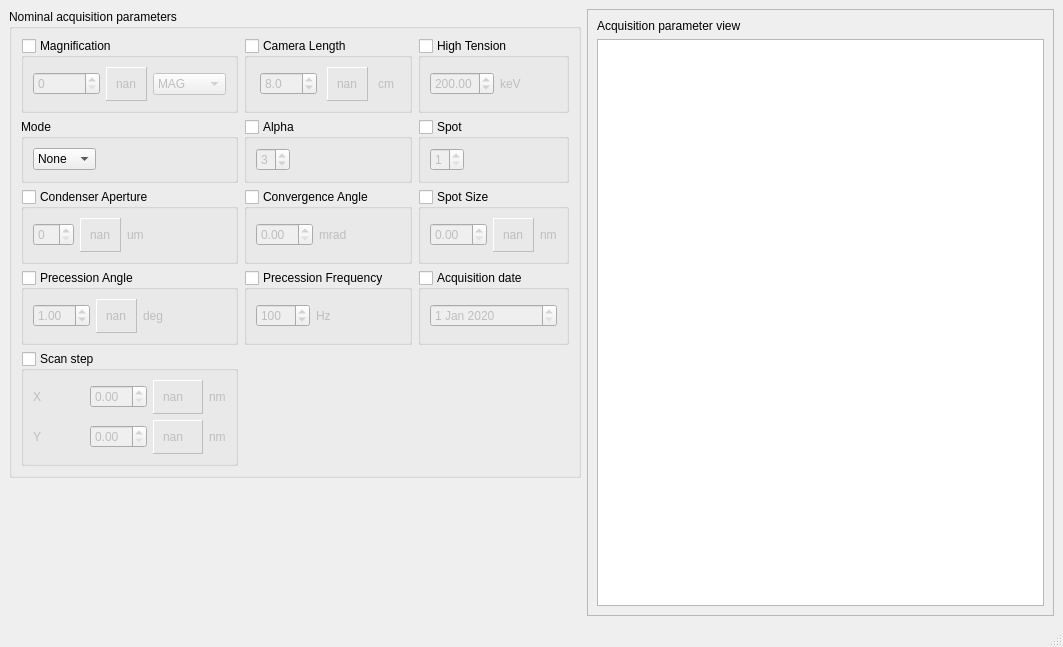
<?xml version="1.0" encoding="UTF-8"?>
<ui version="4.0">
 <class>MainWindow</class>
 <widget class="QMainWindow" name="MainWindow">
  <property name="geometry">
   <rect>
    <x>0</x>
    <y>0</y>
    <width>1063</width>
    <height>647</height>
   </rect>
  </property>
  <property name="windowTitle">
   <string>MainWindow</string>
  </property>
  <widget class="QWidget" name="centralwidget">
   <layout class="QGridLayout" name="gridLayout">
    <item row="0" column="0" alignment="Qt::AlignLeft|Qt::AlignTop">
     <widget class="QGroupBox" name="nominalValues">
      <property name="sizePolicy">
       <sizepolicy hsizetype="Maximum" vsizetype="Maximum">
        <horstretch>0</horstretch>
        <verstretch>0</verstretch>
       </sizepolicy>
      </property>
      <property name="title">
       <string>Nominal acquisition parameters</string>
      </property>
      <layout class="QGridLayout" name="gridLayout_5">
       <item row="2" column="3">
        <widget class="QGroupBox" name="spotGroupBox">
         <property name="title">
          <string>Spot</string>
         </property>
         <property name="checkable">
          <bool>true</bool>
         </property>
         <property name="checked">
          <bool>false</bool>
         </property>
         <layout class="QVBoxLayout" name="verticalLayout_9">
          <item>
           <widget class="QSpinBox" name="spotSpinBox">
            <property name="sizePolicy">
             <sizepolicy hsizetype="Maximum" vsizetype="Maximum">
              <horstretch>0</horstretch>
              <verstretch>0</verstretch>
             </sizepolicy>
            </property>
            <property name="minimum">
             <number>1</number>
            </property>
            <property name="maximum">
             <number>3</number>
            </property>
           </widget>
          </item>
         </layout>
        </widget>
       </item>
       <item row="2" column="0">
        <widget class="QGroupBox" name="modeGroupBox">
         <property name="title">
          <string>Mode</string>
         </property>
         <layout class="QVBoxLayout" name="verticalLayout_8">
          <item>
           <widget class="QComboBox" name="modeSelector">
            <property name="sizePolicy">
             <sizepolicy hsizetype="Maximum" vsizetype="Maximum">
              <horstretch>0</horstretch>
              <verstretch>0</verstretch>
             </sizepolicy>
            </property>
            <item>
             <property name="text">
              <string>None</string>
             </property>
            </item>
            <item>
             <property name="text">
              <string>STEM</string>
             </property>
            </item>
            <item>
             <property name="text">
              <string>TEM</string>
             </property>
            </item>
            <item>
             <property name="text">
              <string>NBD</string>
             </property>
            </item>
            <item>
             <property name="text">
              <string>CBD</string>
             </property>
            </item>
           </widget>
          </item>
         </layout>
        </widget>
       </item>
       <item row="5" column="3">
        <widget class="QGroupBox" name="acquisitionDateGroupBox">
         <property name="title">
          <string>Acquisition date</string>
         </property>
         <property name="checkable">
          <bool>true</bool>
         </property>
         <property name="checked">
          <bool>false</bool>
         </property>
         <layout class="QHBoxLayout" name="horizontalLayout_2">
          <item>
           <widget class="QDateEdit" name="acquisitionDate">
            <property name="date">
             <date>
              <year>2020</year>
              <month>1</month>
              <day>1</day>
             </date>
            </property>
           </widget>
          </item>
         </layout>
        </widget>
       </item>
       <item row="3" column="1">
        <widget class="QGroupBox" name="convergenceAngleGroupBox">
         <property name="title">
          <string>Convergence Angle</string>
         </property>
         <property name="checkable">
          <bool>true</bool>
         </property>
         <property name="checked">
          <bool>false</bool>
         </property>
         <layout class="QHBoxLayout" name="horizontalLayout_5">
          <item>
           <widget class="QDoubleSpinBox" name="convergenceAngleSpinBox">
            <property name="sizePolicy">
             <sizepolicy hsizetype="Maximum" vsizetype="Maximum">
              <horstretch>0</horstretch>
              <verstretch>0</verstretch>
             </sizepolicy>
            </property>
            <property name="minimum">
             <double>0.000000000000000</double>
            </property>
            <property name="value">
             <double>0.000000000000000</double>
            </property>
           </widget>
          </item>
          <item>
           <widget class="QLabel" name="label_16">
            <property name="text">
             <string>mrad</string>
            </property>
           </widget>
          </item>
         </layout>
        </widget>
       </item>
       <item row="3" column="3">
        <widget class="QGroupBox" name="spotSizeGroupBox">
         <property name="title">
          <string>Spot Size</string>
         </property>
         <property name="checkable">
          <bool>true</bool>
         </property>
         <property name="checked">
          <bool>false</bool>
         </property>
         <layout class="QHBoxLayout" name="horizontalLayout_4">
          <item>
           <widget class="QDoubleSpinBox" name="spotSizeSpinBox">
            <property name="sizePolicy">
             <sizepolicy hsizetype="Maximum" vsizetype="Maximum">
              <horstretch>0</horstretch>
              <verstretch>0</verstretch>
             </sizepolicy>
            </property>
           </widget>
          </item>
          <item>
           <widget class="QFrame" name="frame_3">
            <property name="frameShape">
             <enum>QFrame::Panel</enum>
            </property>
            <property name="frameShadow">
             <enum>QFrame::Raised</enum>
            </property>
            <layout class="QHBoxLayout" name="horizontalLayout_10">
             <item>
              <widget class="QLabel" name="spotSizeIndicator">
               <property name="text">
                <string>nan</string>
               </property>
              </widget>
             </item>
            </layout>
           </widget>
          </item>
          <item>
           <widget class="QLabel" name="label_18">
            <property name="text">
             <string>nm</string>
            </property>
           </widget>
          </item>
         </layout>
        </widget>
       </item>
       <item row="1" column="1">
        <widget class="QGroupBox" name="cameraLengthGroupBox">
         <property name="title">
          <string>Camera Length</string>
         </property>
         <property name="checkable">
          <bool>true</bool>
         </property>
         <property name="checked">
          <bool>false</bool>
         </property>
         <layout class="QGridLayout" name="gridLayout_2">
          <item row="0" column="0">
           <widget class="QDoubleSpinBox" name="cameraLengthSpinBox">
            <property name="sizePolicy">
             <sizepolicy hsizetype="Maximum" vsizetype="Maximum">
              <horstretch>0</horstretch>
              <verstretch>0</verstretch>
             </sizepolicy>
            </property>
            <property name="decimals">
             <number>1</number>
            </property>
            <property name="minimum">
             <double>0.000000000000000</double>
            </property>
            <property name="maximum">
             <double>999.000000000000000</double>
            </property>
            <property name="value">
             <double>8.000000000000000</double>
            </property>
           </widget>
          </item>
          <item row="0" column="2">
           <widget class="QLabel" name="label_8">
            <property name="sizePolicy">
             <sizepolicy hsizetype="Maximum" vsizetype="Maximum">
              <horstretch>0</horstretch>
              <verstretch>0</verstretch>
             </sizepolicy>
            </property>
            <property name="text">
             <string>cm</string>
            </property>
           </widget>
          </item>
          <item row="0" column="1">
           <widget class="QFrame" name="frame">
            <property name="sizePolicy">
             <sizepolicy hsizetype="Maximum" vsizetype="Maximum">
              <horstretch>0</horstretch>
              <verstretch>0</verstretch>
             </sizepolicy>
            </property>
            <property name="frameShape">
             <enum>QFrame::Panel</enum>
            </property>
            <property name="frameShadow">
             <enum>QFrame::Raised</enum>
            </property>
            <layout class="QHBoxLayout" name="horizontalLayout_9">
             <item>
              <widget class="QLabel" name="cameraLengthIndicator">
               <property name="sizePolicy">
                <sizepolicy hsizetype="Maximum" vsizetype="Maximum">
                 <horstretch>0</horstretch>
                 <verstretch>0</verstretch>
                </sizepolicy>
               </property>
               <property name="text">
                <string>nan</string>
               </property>
              </widget>
             </item>
            </layout>
           </widget>
          </item>
         </layout>
        </widget>
       </item>
       <item row="1" column="0">
        <widget class="QGroupBox" name="magnificationGroupBox">
         <property name="title">
          <string>Magnification</string>
         </property>
         <property name="checkable">
          <bool>true</bool>
         </property>
         <property name="checked">
          <bool>false</bool>
         </property>
         <layout class="QGridLayout" name="gridLayout_4">
          <item row="0" column="2">
           <widget class="QComboBox" name="magnificationSelector">
            <property name="sizePolicy">
             <sizepolicy hsizetype="Maximum" vsizetype="Fixed">
              <horstretch>0</horstretch>
              <verstretch>0</verstretch>
             </sizepolicy>
            </property>
            <item>
             <property name="text">
              <string>MAG</string>
             </property>
            </item>
            <item>
             <property name="text">
              <string>SAMAG</string>
             </property>
            </item>
           </widget>
          </item>
          <item row="0" column="1">
           <widget class="QFrame" name="frame_4">
            <property name="sizePolicy">
             <sizepolicy hsizetype="Maximum" vsizetype="Maximum">
              <horstretch>0</horstretch>
              <verstretch>0</verstretch>
             </sizepolicy>
            </property>
            <property name="frameShape">
             <enum>QFrame::Panel</enum>
            </property>
            <property name="frameShadow">
             <enum>QFrame::Raised</enum>
            </property>
            <layout class="QHBoxLayout" name="horizontalLayout_8">
             <item>
              <widget class="QLabel" name="magIndicator">
               <property name="text">
                <string>nan</string>
               </property>
              </widget>
             </item>
            </layout>
           </widget>
          </item>
          <item row="0" column="0">
           <widget class="QSpinBox" name="magnificationSpinBox">
            <property name="sizePolicy">
             <sizepolicy hsizetype="Maximum" vsizetype="Maximum">
              <horstretch>0</horstretch>
              <verstretch>0</verstretch>
             </sizepolicy>
            </property>
            <property name="minimum">
             <number>0</number>
            </property>
            <property name="maximum">
             <number>100000</number>
            </property>
            <property name="value">
             <number>0</number>
            </property>
           </widget>
          </item>
         </layout>
        </widget>
       </item>
       <item row="2" column="1">
        <widget class="QGroupBox" name="alphaGroupBox">
         <property name="title">
          <string>Alpha</string>
         </property>
         <property name="checkable">
          <bool>true</bool>
         </property>
         <property name="checked">
          <bool>false</bool>
         </property>
         <layout class="QVBoxLayout" name="verticalLayout_10">
          <item>
           <widget class="QSpinBox" name="alphaSpinBox">
            <property name="sizePolicy">
             <sizepolicy hsizetype="Maximum" vsizetype="Maximum">
              <horstretch>0</horstretch>
              <verstretch>0</verstretch>
             </sizepolicy>
            </property>
            <property name="minimum">
             <number>1</number>
            </property>
            <property name="maximum">
             <number>5</number>
            </property>
            <property name="value">
             <number>3</number>
            </property>
           </widget>
          </item>
         </layout>
        </widget>
       </item>
       <item row="1" column="3">
        <widget class="QGroupBox" name="highTensionGroupBox">
         <property name="title">
          <string>High Tension</string>
         </property>
         <property name="checkable">
          <bool>true</bool>
         </property>
         <property name="checked">
          <bool>false</bool>
         </property>
         <layout class="QHBoxLayout" name="horizontalLayout_3">
          <item>
           <widget class="QDoubleSpinBox" name="highTensionSpinBox">
            <property name="minimum">
             <double>-1.000000000000000</double>
            </property>
            <property name="maximum">
             <double>300.000000000000000</double>
            </property>
            <property name="value">
             <double>200.000000000000000</double>
            </property>
           </widget>
          </item>
          <item>
           <widget class="QLabel" name="label_17">
            <property name="text">
             <string>keV</string>
            </property>
           </widget>
          </item>
         </layout>
        </widget>
       </item>
       <item row="3" column="0">
        <widget class="QGroupBox" name="condenserApertureGroupBox">
         <property name="sizePolicy">
          <sizepolicy hsizetype="Preferred" vsizetype="Preferred">
           <horstretch>0</horstretch>
           <verstretch>0</verstretch>
          </sizepolicy>
         </property>
         <property name="title">
          <string>Condenser Aperture</string>
         </property>
         <property name="checkable">
          <bool>true</bool>
         </property>
         <property name="checked">
          <bool>false</bool>
         </property>
         <layout class="QHBoxLayout" name="horizontalLayout_14">
          <item>
           <widget class="QSpinBox" name="condenserApertureSpinBox">
            <property name="sizePolicy">
             <sizepolicy hsizetype="Maximum" vsizetype="Maximum">
              <horstretch>0</horstretch>
              <verstretch>0</verstretch>
             </sizepolicy>
            </property>
           </widget>
          </item>
          <item>
           <widget class="QFrame" name="frame_7">
            <property name="sizePolicy">
             <sizepolicy hsizetype="Maximum" vsizetype="Maximum">
              <horstretch>0</horstretch>
              <verstretch>0</verstretch>
             </sizepolicy>
            </property>
            <property name="frameShape">
             <enum>QFrame::Panel</enum>
            </property>
            <property name="frameShadow">
             <enum>QFrame::Raised</enum>
            </property>
            <layout class="QHBoxLayout" name="horizontalLayout_11">
             <item>
              <widget class="QLabel" name="condenserApertureIndicator">
               <property name="text">
                <string>nan</string>
               </property>
              </widget>
             </item>
            </layout>
           </widget>
          </item>
          <item>
           <widget class="QLabel" name="label_6">
            <property name="sizePolicy">
             <sizepolicy hsizetype="Preferred" vsizetype="Preferred">
              <horstretch>0</horstretch>
              <verstretch>0</verstretch>
             </sizepolicy>
            </property>
            <property name="text">
             <string>um</string>
            </property>
           </widget>
          </item>
         </layout>
        </widget>
       </item>
       <item row="5" column="1">
        <widget class="QGroupBox" name="precessionFrequencyGroupBox">
         <property name="title">
          <string>Precession Frequency</string>
         </property>
         <property name="checkable">
          <bool>true</bool>
         </property>
         <property name="checked">
          <bool>false</bool>
         </property>
         <layout class="QHBoxLayout" name="horizontalLayout_6">
          <item>
           <widget class="QDoubleSpinBox" name="precessionFrequencySpinBox">
            <property name="sizePolicy">
             <sizepolicy hsizetype="Maximum" vsizetype="Maximum">
              <horstretch>0</horstretch>
              <verstretch>0</verstretch>
             </sizepolicy>
            </property>
            <property name="decimals">
             <number>0</number>
            </property>
            <property name="minimum">
             <double>-1.000000000000000</double>
            </property>
            <property name="maximum">
             <double>1000.000000000000000</double>
            </property>
            <property name="value">
             <double>100.000000000000000</double>
            </property>
           </widget>
          </item>
          <item>
           <widget class="QLabel" name="label_10">
            <property name="text">
             <string>Hz</string>
            </property>
           </widget>
          </item>
         </layout>
        </widget>
       </item>
       <item row="5" column="0">
        <widget class="QGroupBox" name="precessionAngleGroupBox">
         <property name="title">
          <string>Precession Angle</string>
         </property>
         <property name="checkable">
          <bool>true</bool>
         </property>
         <property name="checked">
          <bool>false</bool>
         </property>
         <layout class="QHBoxLayout" name="horizontalLayout_7">
          <item>
           <widget class="QDoubleSpinBox" name="precessionAngleSpinBox">
            <property name="sizePolicy">
             <sizepolicy hsizetype="Maximum" vsizetype="Maximum">
              <horstretch>0</horstretch>
              <verstretch>0</verstretch>
             </sizepolicy>
            </property>
            <property name="minimum">
             <double>0.000000000000000</double>
            </property>
            <property name="maximum">
             <double>10.000000000000000</double>
            </property>
            <property name="value">
             <double>1.000000000000000</double>
            </property>
           </widget>
          </item>
          <item>
           <widget class="QFrame" name="frame_2">
            <property name="sizePolicy">
             <sizepolicy hsizetype="Maximum" vsizetype="Maximum">
              <horstretch>0</horstretch>
              <verstretch>0</verstretch>
             </sizepolicy>
            </property>
            <property name="frameShape">
             <enum>QFrame::Panel</enum>
            </property>
            <property name="frameShadow">
             <enum>QFrame::Raised</enum>
            </property>
            <layout class="QHBoxLayout" name="horizontalLayout">
             <item>
              <widget class="QLabel" name="precessionIndicator">
               <property name="text">
                <string>nan</string>
               </property>
              </widget>
             </item>
            </layout>
           </widget>
          </item>
          <item>
           <widget class="QLabel" name="label_9">
            <property name="text">
             <string>deg</string>
            </property>
           </widget>
          </item>
         </layout>
        </widget>
       </item>
       <item row="6" column="0">
        <widget class="QGroupBox" name="stepGroupBox">
         <property name="title">
          <string>Scan step</string>
         </property>
         <property name="checkable">
          <bool>true</bool>
         </property>
         <property name="checked">
          <bool>false</bool>
         </property>
         <layout class="QGridLayout" name="gridLayout_3">
          <item row="0" column="1">
           <widget class="QDoubleSpinBox" name="stepXSpinBox"/>
          </item>
          <item row="0" column="3">
           <widget class="QLabel" name="label_4">
            <property name="sizePolicy">
             <sizepolicy hsizetype="Maximum" vsizetype="Maximum">
              <horstretch>0</horstretch>
              <verstretch>0</verstretch>
             </sizepolicy>
            </property>
            <property name="text">
             <string>nm</string>
            </property>
           </widget>
          </item>
          <item row="1" column="3">
           <widget class="QLabel" name="label_5">
            <property name="sizePolicy">
             <sizepolicy hsizetype="Maximum" vsizetype="Maximum">
              <horstretch>0</horstretch>
              <verstretch>0</verstretch>
             </sizepolicy>
            </property>
            <property name="text">
             <string>nm</string>
            </property>
           </widget>
          </item>
          <item row="1" column="1">
           <widget class="QDoubleSpinBox" name="stepYSpinBox"/>
          </item>
          <item row="1" column="0">
           <widget class="QLabel" name="label_3">
            <property name="text">
             <string>Y</string>
            </property>
           </widget>
          </item>
          <item row="0" column="0">
           <widget class="QLabel" name="label_2">
            <property name="text">
             <string>X</string>
            </property>
           </widget>
          </item>
          <item row="0" column="2">
           <widget class="QFrame" name="frame_5">
            <property name="frameShape">
             <enum>QFrame::Panel</enum>
            </property>
            <property name="frameShadow">
             <enum>QFrame::Raised</enum>
            </property>
            <layout class="QHBoxLayout" name="horizontalLayout_13">
             <item>
              <widget class="QLabel" name="stepXIndicator">
               <property name="text">
                <string>nan</string>
               </property>
              </widget>
             </item>
            </layout>
           </widget>
          </item>
          <item row="1" column="2">
           <widget class="QFrame" name="frame_6">
            <property name="frameShape">
             <enum>QFrame::Panel</enum>
            </property>
            <property name="frameShadow">
             <enum>QFrame::Raised</enum>
            </property>
            <layout class="QHBoxLayout" name="horizontalLayout_12">
             <item>
              <widget class="QLabel" name="stepYIndicator">
               <property name="text">
                <string>nan</string>
               </property>
              </widget>
             </item>
            </layout>
           </widget>
          </item>
         </layout>
        </widget>
       </item>
      </layout>
     </widget>
    </item>
    <item row="0" column="1">
     <widget class="QScrollArea" name="scrollArea">
      <property name="sizePolicy">
       <sizepolicy hsizetype="Preferred" vsizetype="Preferred">
        <horstretch>0</horstretch>
        <verstretch>0</verstretch>
       </sizepolicy>
      </property>
      <property name="widgetResizable">
       <bool>true</bool>
      </property>
      <widget class="QWidget" name="scrollAreaWidgetContents">
       <property name="geometry">
        <rect>
         <x>0</x>
         <y>0</y>
         <width>387</width>
         <height>583</height>
        </rect>
       </property>
       <layout class="QVBoxLayout" name="verticalLayout">
        <item>
         <widget class="QLabel" name="label">
          <property name="sizePolicy">
           <sizepolicy hsizetype="Maximum" vsizetype="Maximum">
            <horstretch>0</horstretch>
            <verstretch>0</verstretch>
           </sizepolicy>
          </property>
          <property name="text">
           <string>Acquisition parameter view</string>
          </property>
         </widget>
        </item>
        <item>
         <widget class="QTableView" name="tableView">
          <property name="sizePolicy">
           <sizepolicy hsizetype="Preferred" vsizetype="Preferred">
            <horstretch>0</horstretch>
            <verstretch>0</verstretch>
           </sizepolicy>
          </property>
         </widget>
        </item>
       </layout>
      </widget>
     </widget>
    </item>
   </layout>
  </widget>
  <widget class="QMenuBar" name="menubar">
   <property name="geometry">
    <rect>
     <x>0</x>
     <y>0</y>
     <width>1063</width>
     <height>22</height>
    </rect>
   </property>
  </widget>
  <widget class="QStatusBar" name="statusbar"/>
 </widget>
 <resources/>
 <connections/>
</ui>
